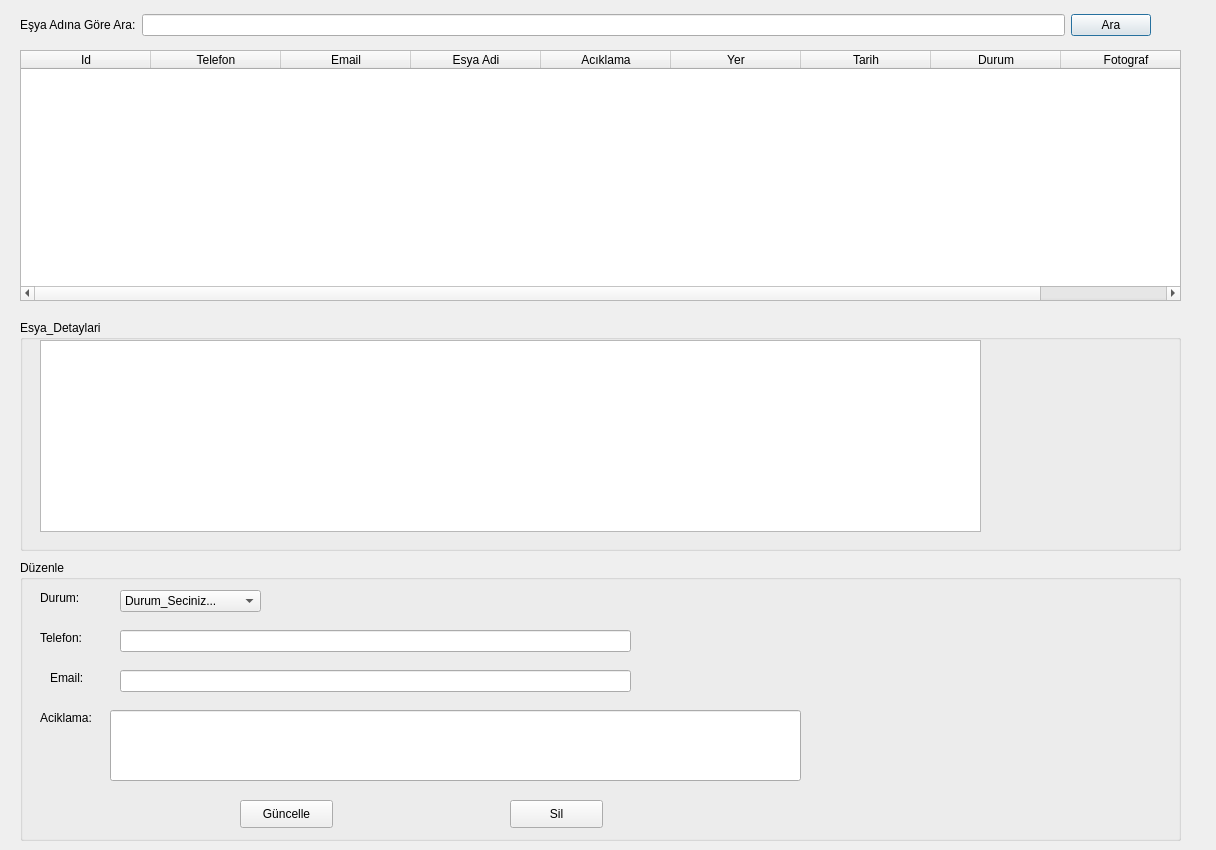
<?xml version="1.0" encoding="UTF-8"?>
<ui version="4.0">
 <class>Dialog</class>
 <widget class="QDialog" name="Dialog">
  <property name="geometry">
   <rect>
    <x>0</x>
    <y>0</y>
    <width>1216</width>
    <height>850</height>
   </rect>
  </property>
  <property name="windowTitle">
   <string>Dialog</string>
  </property>
  <widget class="QWidget" name="layoutWidget">
   <property name="geometry">
    <rect>
     <x>20</x>
     <y>10</y>
     <width>1131</width>
     <height>30</height>
    </rect>
   </property>
   <layout class="QHBoxLayout" name="horizontalLayout">
    <item>
     <widget class="QLabel" name="labelaraesya">
      <property name="text">
       <string>Eşya Adına Göre Ara:</string>
      </property>
     </widget>
    </item>
    <item>
     <widget class="QLineEdit" name="lineEditArama"/>
    </item>
    <item>
     <widget class="QPushButton" name="pushButtonAra">
      <property name="text">
       <string>Ara</string>
      </property>
     </widget>
    </item>
   </layout>
  </widget>
  <widget class="QWidget" name="verticalLayoutWidget">
   <property name="geometry">
    <rect>
     <x>20</x>
     <y>50</y>
     <width>1161</width>
     <height>251</height>
    </rect>
   </property>
   <layout class="QVBoxLayout" name="verticalLayout">
    <item>
     <widget class="QTableWidget" name="tableWidget_tablo">
      <property name="editTriggers">
       <set>QAbstractItemView::NoEditTriggers</set>
      </property>
      <property name="selectionMode">
       <enum>QAbstractItemView::SingleSelection</enum>
      </property>
      <property name="selectionBehavior">
       <enum>QAbstractItemView::SelectRows</enum>
      </property>
      <attribute name="horizontalHeaderDefaultSectionSize">
       <number>130</number>
      </attribute>
      <column>
       <property name="text">
        <string>Id</string>
       </property>
      </column>
      <column>
       <property name="text">
        <string>Telefon</string>
       </property>
      </column>
      <column>
       <property name="text">
        <string>Email</string>
       </property>
      </column>
      <column>
       <property name="text">
        <string>Esya Adi</string>
       </property>
      </column>
      <column>
       <property name="text">
        <string>Acıklama</string>
       </property>
      </column>
      <column>
       <property name="text">
        <string>Yer</string>
       </property>
      </column>
      <column>
       <property name="text">
        <string>Tarih</string>
       </property>
      </column>
      <column>
       <property name="text">
        <string>Durum</string>
       </property>
      </column>
      <column>
       <property name="text">
        <string>Fotograf</string>
       </property>
      </column>
     </widget>
    </item>
   </layout>
  </widget>
  <widget class="QWidget" name="verticalLayoutWidget_2">
   <property name="geometry">
    <rect>
     <x>20</x>
     <y>560</y>
     <width>1161</width>
     <height>281</height>
    </rect>
   </property>
   <layout class="QVBoxLayout" name="verticalLayout_2">
    <item>
     <widget class="QGroupBox" name="groupBox_duzenle">
      <property name="title">
       <string>Düzenle</string>
      </property>
      <widget class="QPushButton" name="pushButton_guncelle">
       <property name="geometry">
        <rect>
         <x>220</x>
         <y>240</y>
         <width>93</width>
         <height>28</height>
        </rect>
       </property>
       <property name="text">
        <string>Güncelle</string>
       </property>
      </widget>
      <widget class="QPushButton" name="pushButton_sil">
       <property name="geometry">
        <rect>
         <x>490</x>
         <y>240</y>
         <width>93</width>
         <height>28</height>
        </rect>
       </property>
       <property name="text">
        <string>Sil</string>
       </property>
      </widget>
      <widget class="QLabel" name="label_durum">
       <property name="geometry">
        <rect>
         <x>20</x>
         <y>30</y>
         <width>55</width>
         <height>16</height>
        </rect>
       </property>
       <property name="text">
        <string>Durum:</string>
       </property>
      </widget>
      <widget class="QLabel" name="label_telefon">
       <property name="geometry">
        <rect>
         <x>20</x>
         <y>70</y>
         <width>55</width>
         <height>16</height>
        </rect>
       </property>
       <property name="text">
        <string>Telefon:</string>
       </property>
      </widget>
      <widget class="QLabel" name="label_email">
       <property name="geometry">
        <rect>
         <x>30</x>
         <y>110</y>
         <width>55</width>
         <height>16</height>
        </rect>
       </property>
       <property name="text">
        <string>Email:</string>
       </property>
      </widget>
      <widget class="QLabel" name="label_aciklama">
       <property name="geometry">
        <rect>
         <x>20</x>
         <y>150</y>
         <width>55</width>
         <height>16</height>
        </rect>
       </property>
       <property name="text">
        <string>Aciklama:</string>
       </property>
      </widget>
      <widget class="QComboBox" name="comboBox_sec">
       <property name="geometry">
        <rect>
         <x>100</x>
         <y>30</y>
         <width>141</width>
         <height>22</height>
        </rect>
       </property>
       <item>
        <property name="text">
         <string>Durum_Seciniz...</string>
        </property>
       </item>
       <item>
        <property name="text">
         <string>Kayip</string>
        </property>
       </item>
       <item>
        <property name="text">
         <string>Bulundu</string>
        </property>
       </item>
      </widget>
      <widget class="QLineEdit" name="lineEdit_telefon">
       <property name="geometry">
        <rect>
         <x>100</x>
         <y>70</y>
         <width>511</width>
         <height>22</height>
        </rect>
       </property>
      </widget>
      <widget class="QLineEdit" name="lineEdit_email">
       <property name="geometry">
        <rect>
         <x>100</x>
         <y>110</y>
         <width>511</width>
         <height>22</height>
        </rect>
       </property>
      </widget>
      <widget class="QLineEdit" name="lineEdit_aciklama">
       <property name="geometry">
        <rect>
         <x>90</x>
         <y>150</y>
         <width>691</width>
         <height>71</height>
        </rect>
       </property>
      </widget>
     </widget>
    </item>
   </layout>
  </widget>
  <widget class="QWidget" name="verticalLayoutWidget_3">
   <property name="geometry">
    <rect>
     <x>20</x>
     <y>320</y>
     <width>1161</width>
     <height>231</height>
    </rect>
   </property>
   <layout class="QVBoxLayout" name="verticalLayout_3">
    <item>
     <widget class="QGroupBox" name="groupBox">
      <property name="title">
       <string>Esya_Detaylari</string>
      </property>
      <widget class="QTextBrowser" name="textBrowser_detay">
       <property name="geometry">
        <rect>
         <x>20</x>
         <y>20</y>
         <width>941</width>
         <height>192</height>
        </rect>
       </property>
      </widget>
     </widget>
    </item>
   </layout>
  </widget>
 </widget>
 <resources/>
 <connections/>
</ui>
